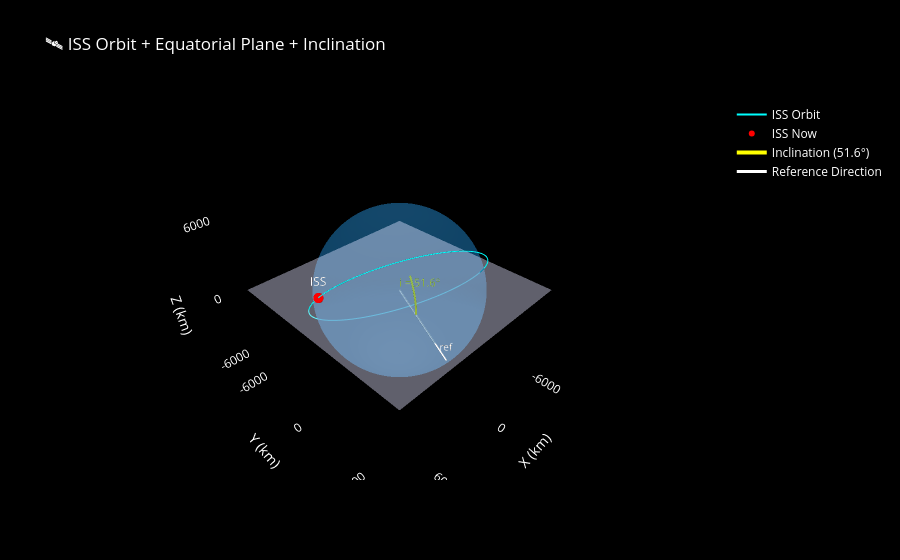

Notebook code for this chart:
### Code cell
# Reference direction angle on equatorial plane
ref_angle = np.arctan2(-h_proj[1], -h_proj[0])  # matches the flipped reference line

# Sweep arc from equatorial plane (elevation=0) to orbital plane (elevation=inc)
# at the azimuth of the reference direction
arc_r = 3185
arc_angles = np.linspace(0, inc, 50)

arc_x = arc_r * np.cos(arc_angles) * np.cos(ref_angle)
arc_y = arc_r * np.cos(arc_angles) * np.sin(ref_angle)
arc_z = arc_r * np.sin(arc_angles)

inc_arc = go.Scatter3d(
    x=arc_x, y=arc_y, z=arc_z,
    mode='lines',
    line=dict(color='yellow', width=4),
    name=f'Inclination ({np.degrees(inc):.1f}°)',
    hovertemplate=f'Inclination: {np.degrees(inc):.1f}°<extra></extra>'
)

mid = len(arc_angles) // 2
inc_label = go.Scatter3d(
    x=[arc_x[mid] * 1.4],
    y=[arc_y[mid] * 1.4],
    z=[arc_z[mid] * 1.4],
    mode='text',
    text=[f'i = {np.degrees(inc):.1f}°'],
    textfont=dict(color='yellow', size=11),
    showlegend=False,
    hoverinfo='skip'
)

inc_arc = go.Scatter3d(
    x=arc_x, y=arc_y, z=arc_z,
    mode='lines',
    line=dict(color='yellow', width=4),
    name=f'Inclination ({np.degrees(inc):.1f}°)',
    hovertemplate=f'Inclination: {np.degrees(inc):.1f}°<extra></extra>'
)

mid = len(arc_angles) // 2
inc_label = go.Scatter3d(
    x=[arc_x[mid] * 1.3],
    y=[arc_y[mid] * 1.3],
    z=[arc_z[mid] * 1.3],
    mode='text',
    text=[f'i = {np.degrees(inc):.1f}°'],
    textfont=dict(color='yellow', size=11),
    showlegend=False,
    hoverinfo='skip'
)

# Orbital plane normal vector (h-vector direction)
# Computed from inclination and RAAN
h_vec = np.array([
    np.sin(inc) * np.sin(raan),   # x
   -np.sin(inc) * np.cos(raan),   # y
    np.cos(inc)                    # z
])

# Project onto equatorial plane (just zero out Z)
h_proj = np.array([h_vec[0], h_vec[1], 0])
h_proj = h_proj / np.linalg.norm(h_proj)  # normalize

ref_len = 8000

reference_line = go.Scatter3d(
    x=[0, -h_proj[0] * ref_len],
    y=[0, -h_proj[1] * ref_len],
    z=[0, 0],
    mode='lines+text',
    line=dict(color='white', width=3),
    text=['', 'ref'],
    textfont=dict(color='white', size=10),
    textposition='top center',
    name='Reference Direction',
    hovertemplate='Normal to orbital plane (projected)<extra></extra>'
)

fig_test = go.Figure(data=[earth, orbit_line, iss_dot, equatorial_plane, inc_arc, inc_label, reference_line])
fig_test.update_layout(
    title='🛰️ ISS Orbit + Equatorial Plane + Inclination',
    scene=dict(
        xaxis=dict(title='X (km)', color='white', showgrid=False, zeroline=False, showbackground=False,
                   tickvals=[-6000, 0, 6000], ticktext=['-6000', '0', '6000']),
        yaxis=dict(title='Y (km)', color='white', showgrid=False, zeroline=False, showbackground=False,
                   tickvals=[-6000, 0, 6000], ticktext=['-6000', '0', '6000']),
        zaxis=dict(title='Z (km)', color='white', showgrid=False, zeroline=False, showbackground=False,
                   tickvals=[-6000, 0, 6000], ticktext=['-6000', '0', '6000']),
        bgcolor='black',
        aspectmode='data'
    ),
    paper_bgcolor='black',
    font=dict(color='white'),
    legend=dict(bgcolor='black')
)

fig_test.show()
print("✅ Done!")

### Figure 1 — Plotly figure (JSON) as saved in the notebook; plotly's stock layout.template omitted (floating-point values rounded to 4 significant figures; data arrays with more than 128 entries replaced by an {"elided": "..."} marker saying what was removed)
{"data": [{"colorscale": [[0, "#1a6fa8"], [1, "#1a6fa8"]], "name": "Earth", "opacity": 0.45, "showscale": false, "type": "surface", "x": {"elided": "80x80 float values"}, "y": {"elided": "80x80 float values"}, "z": {"elided": "80x80 float values"}}, {"line": {"color": "cyan", "width": 2}, "mode": "lines", "name": "ISS Orbit", "type": "scatter3d", "x": {"elided": "500 float values"}, "y": {"elided": "500 float values"}, "z": {"elided": "500 float values"}}, {"marker": {"color": "red", "size": 6}, "mode": "markers+text", "name": "ISS Now", "text": ["ISS"], "textfont": {"color": "white", "size": 12}, "type": "scatter3d", "x": [6399.0], "y": [-1084.0], "z": [2032.0]}, {"colorscale": [[0, "rgba(225, 225, 255,0.4)"], [1, "rgba(225, 225, 255,0.4)"]], "hovertemplate": "Equatorial Plane<extra></extra>", "name": "Equatorial Plane", "opacity": 1, "showscale": false, "type": "surface", "x": [[-8000, 8000], [-8000, 8000]], "y": [[-8000, -8000], [8000, 8000]], "z": [[0, 0], [0, 0]]}, {"hovertemplate": "Inclination: 51.6°<extra></extra>", "line": {"color": "yellow", "width": 4}, "mode": "lines", "name": "Inclination (51.6°)", "type": "scatter3d", "x": [1295.0, 1295.0, 1294.0, 1293.0, 1291.0, 1289.0, 1287.0, 1284.0, 1281.0, 1277.0, 1273.0, 1269.0, 1264.0, 1258.0, 1252.0, 1246.0, 1239.0, 1232.0, 1225.0, 1217.0, 1208.0, 1200.0, 1191.0, 1181.0, 1171.0, 1161.0, 1150.0, 1139.0, 1127.0, 1115.0, 1103.0, 1090.0, 1077.0, 1064.0, 1050.0, 1036.0, 1022.0, 1007.0, 991.8, 976.4, 960.6, 944.5, 928.0, 911.3, 894.2, 876.8, 859.2, 841.2, 823.0, 804.5], "y": [2910.0, 2909.0, 2908.0, 2905.0, 2902.0, 2898.0, 2892.0, 2886.0, 2878.0, 2870.0, 2861.0, 2851.0, 2839.0, 2827.0, 2814.0, 2800.0, 2785.0, 2769.0, 2752.0, 2734.0, 2716.0, 2696.0, 2675.0, 2654.0, 2631.0, 2608.0, 2584.0, 2559.0, 2533.0, 2506.0, 2479.0, 2450.0, 2421.0, 2391.0, 2360.0, 2328.0, 2296.0, 2263.0, 2229.0, 2194.0, 2158.0, 2122.0, 2085.0, 2048.0, 2009.0, 1970.0, 1931.0, 1890.0, 1849.0, 1808.0], "z": [0, 58.53, 117.0, 175.5, 233.9, 292.2, 350.5, 408.6, 466.6, 524.4, 582.0, 639.5, 696.7, 753.7, 810.4, 866.9, 923.0, 978.9, 1034.0, 1090.0, 1144.0, 1199.0, 1253.0, 1306.0, 1360.0, 1412.0, 1465.0, 1516.0, 1567.0, 1618.0, 1668.0, 1718.0, 1767.0, 1815.0, 1863.0, 1910.0, 1957.0, 2003.0, 2048.0, 2092.0, 2136.0, 2179.0, 2221.0, 2263.0, 2304.0, 2344.0, 2383.0, 2421.0, 2459.0, 2496.0]}, {"hoverinfo": "skip", "mode": "text", "showlegend": false, "text": ["i = 51.6°"], "textfont": {"color": "yellow", "size": 11}, "type": "scatter3d", "x": [1509.0], "y": [3391.0], "z": [1836.0]}, {"hovertemplate": "Normal to orbital plane (projected)<extra></extra>", "line": {"color": "white", "width": 3}, "mode": "lines+text", "name": "Reference Direction", "text": ["", "ref"], "textfont": {"color": "white", "size": 10}, "textposition": "top center", "type": "scatter3d", "x": [0, 3253.0], "y": [0, 7309.0], "z": [0, 0]}], "layout": {"font": {"color": "white"}, "legend": {"bgcolor": "black"}, "paper_bgcolor": "black", "scene": {"aspectmode": "data", "bgcolor": "black", "xaxis": {"color": "white", "showbackground": false, "showgrid": false, "ticktext": ["-6000", "0", "6000"], "tickvals": [-6000, 0, 6000], "title": {"text": "X (km)"}, "zeroline": false}, "yaxis": {"color": "white", "showbackground": false, "showgrid": false, "ticktext": ["-6000", "0", "6000"], "tickvals": [-6000, 0, 6000], "title": {"text": "Y (km)"}, "zeroline": false}, "zaxis": {"color": "white", "showbackground": false, "showgrid": false, "ticktext": ["-6000", "0", "6000"], "tickvals": [-6000, 0, 6000], "title": {"text": "Z (km)"}, "zeroline": false}}, "title": {"text": "🛰️ ISS Orbit + Equatorial Plane + Inclination"}}}
